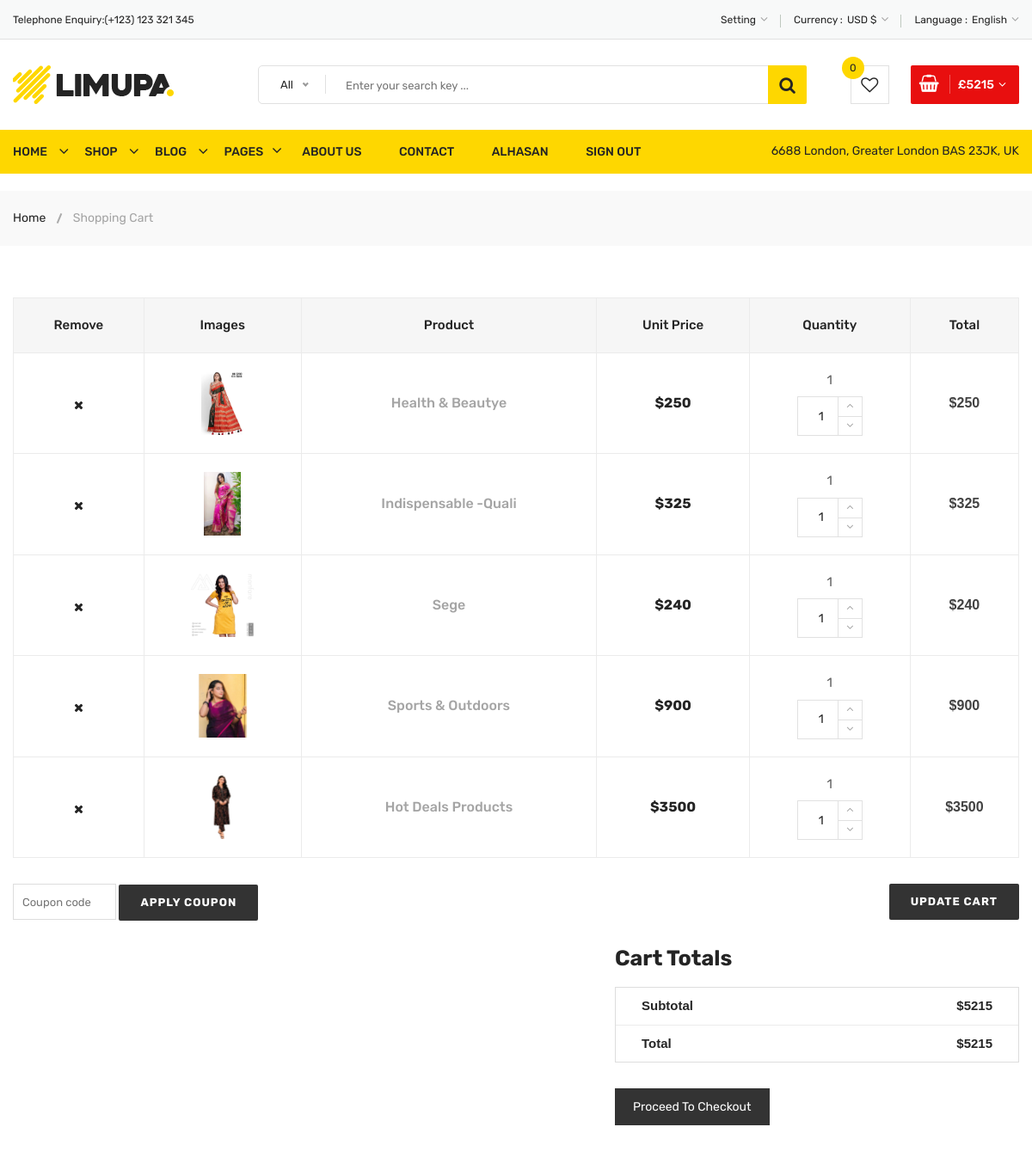
The app's page /shopping_cart (signed in, upper part), older data.
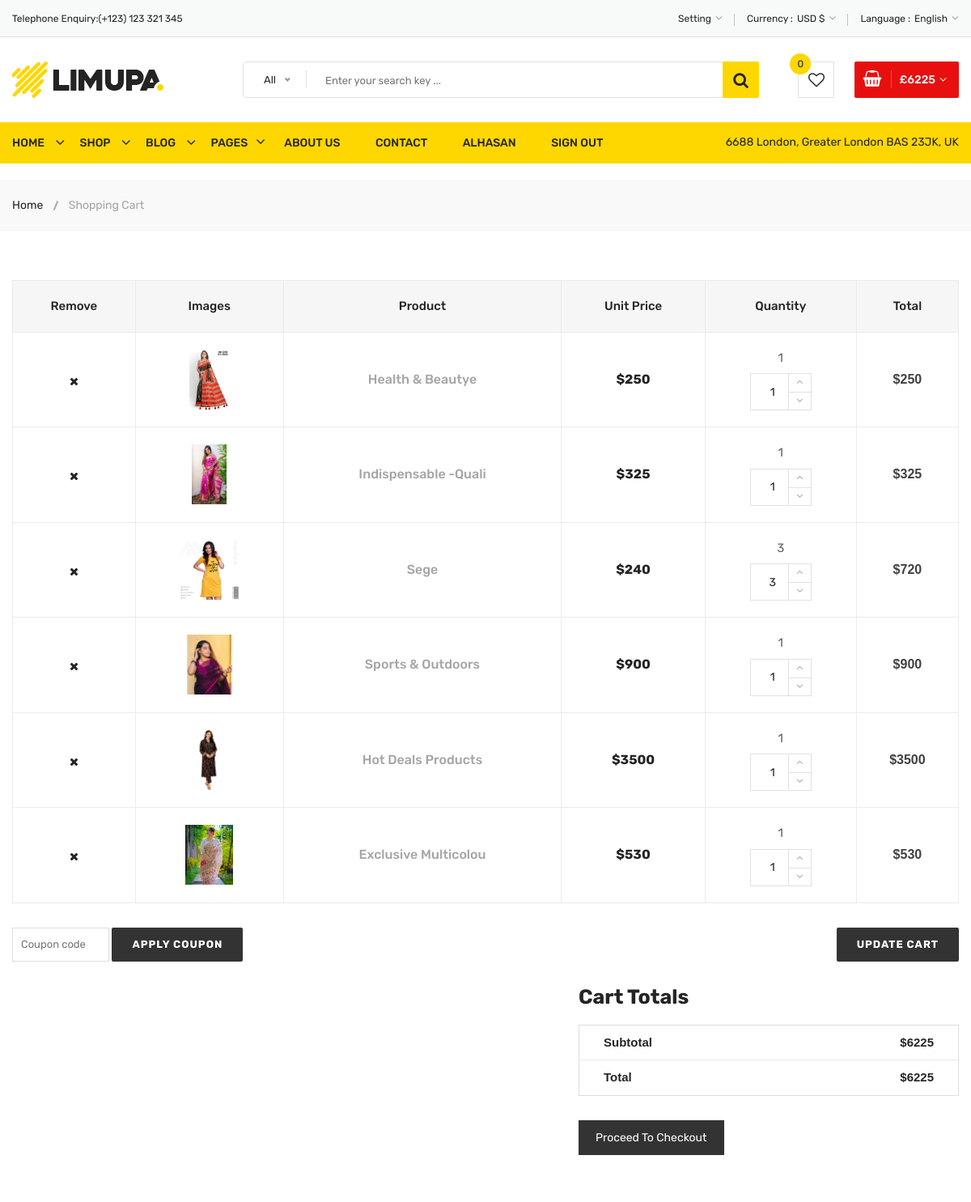
The same page, newer data.
### products/models.py (models this page shows, shortened)
class card(models.Model):
    user = models.ForeignKey(User,on_delete=models.CASCADE)
    product = models.ForeignKey(product_all,on_delete=models.CASCADE)
    quantity = models.PositiveIntegerField(default=1)

class product_all(models.Model):
    name = models.CharField(max_length=20)
    image = models.ImageField(upload_to='product_picture/')
    old_price = models.PositiveIntegerField()
    new_price = models.PositiveIntegerField()
    description = models.TextField(max_length=250)
    category = models.ForeignKey(category, on_delete=models.CASCADE)
    quantity = models.PositiveIntegerField()

### home/views.py (the view)
# urls.py: path('shopping_cart',shopping_cart,name='shopping_cart'),
def shopping_cart(request):
    user = request.user
    if user.is_authenticated:
        all_cart = card.objects.filter(user=user)
        total =0
        for i in all_cart:
            subtotal = i.product.new_price*i.quantity
            total+=subtotal
    return render(request,'home/shopping-cart.html',locals())

### templates/home/shopping-cart.html (shortened to what the changed rows need)
{% extends './base.html' %}
{% load static %}
{% block body %}
        <div class="body-wrapper">
            <div class="Shopping-cart-area pt-60 pb-60">
                <div class="container">
                    <div class="row">
                        <div class="col-12">
                            <form action="#">
                                <div class="table-content table-responsive">
                                    <table class="table">
                                        <thead>
                                            <tr>
                                                <th class="li-product-remove">remove</th>
                                                <th class="li-product-thumbnail">images</th>
                                                <th class="cart-product-name">Product</th>
                                                <th class="li-product-price">Unit Price</th>
                                                <th class="li-product-quantity">Quantity</th>
                                                <th class="li-product-subtotal">Total</th>
                                            </tr>
                                        </thead>
                                        <tbody>
                                            {% for i in all_cart %}
                                            <tr>
                                                <td class="li-product-remove"><a href="{% url 'remove_cart' i.id %}"><i class="fa fa-times"></i></a></td>
                                                <td class="li-product-thumbnail"><a href="#"><img style="max-height: 74px;" src="{{i.product.image.url}}"></a></td>
                                                <td class="li-product-name"><a href="#">{{i.product.name}}</a></td>
                                                <td class="li-product-price"><span class="amount">${{i.product.new_price}}</span></td>
                                                <td class="quantity">
                                                    <label>{{i.quantity}}</label>
                                                    <div class="cart-plus-minus">
                                                        <input class="cart-plus-minus-box" value="{{i.quantity}}" type="text">
                                                        <div class="dec qtybutton"><a href="{% url 'inc_qtybutton' i.id %}"><i class="fa fa-angle-down"></i></a></div>
                                                        <div class="inc qtybutton"><a href="{% url 'dec_qtybutton' i.id %}"><i class="fa fa-angle-up"></i></a></div>
                                                    </div>
                                                </td>
                                                <td class="product-subtotal"><span class="amount">${% widthratio i.product.new_price 1 i.quantity %}</span></td>
                                            </tr>
                                            {% endfor %}
                                        </tbody>
                                    </table>
                                </div>
                                <div class="row">
                                    <div class="col-md-5 ml-auto">
                                        <div class="cart-page-total">
                                            <h2>Cart totals</h2>
                                            <ul>
                                                <li>Subtotal <span>${{total}}</span></li>
                                                <li>Total <span>${{total}}</span></li>
                                            </ul>
                                        </div>
                                    </div>
                                </div>
                            </form>
                        </div>
                    </div>
                </div>
            </div>
        </div>
{% endblock %}

### templates/home/base.html (shortened to what the changed rows need)
<!doctype html>
{% load static %}
<html class="no-js" lang="zxx">
<head>
    <link rel="stylesheet" href="{% static 'css/material-design-iconic-font.min.css' %}">
    <link rel="stylesheet" href="{% static 'css/font-awesome.min.css' %}">
    <link rel="stylesheet" href="{% static 'css/fontawesome-stars.css' %}">
    <link rel="stylesheet" href="{% static 'css/meanmenu.css' %}">
    <link rel="stylesheet" href="{% static 'css/owl.carousel.min.css' %}">
    <link rel="stylesheet" href="{% static 'css/slick.css' %}">
    <link rel="stylesheet" href="{% static 'css/animate.css' %}">
    <link rel="stylesheet" href="{% static 'css/jquery-ui.min.css' %}">
    <link rel="stylesheet" href="{% static 'css/venobox.css' %}">
    <link rel="stylesheet" href="{% static 'css/nice-select.css' %}">
    <link rel="stylesheet" href="{% static 'css/magnific-popup.css' %}">
    <link rel="stylesheet" href="{% static 'css/bootstrap.min.css' %}">
    <link rel="stylesheet" href="{% static 'css/helper.css' %}">
    <link rel="stylesheet" href="{% static 'css/alcs.css' %}">
    <link rel="stylesheet" href="{% static 'css/responsive.css' %}">
</head>
<body>
    <div class="body-wrapper">
        <header>
            <div class="header-middle pl-sm-0 pr-sm-0 pl-xs-0 pr-xs-0">
                <div class="container">
                    <div class="row">
                        <div class="col-lg-9 pl-0 ml-sm-15 ml-xs-15">
                            <div class="header-middle-right">
                                <ul class="hm-menu">
                                    <li class="hm-minicart">
                                        <div class="hm-minicart-trigger">
                                            <span class="item-text">£{{total}}
                                            </span>
                                        </div>
                                    </li>
                                </ul>
                            </div>
                        </div>
                    </div>
                </div>
            </div>
        </header>
        {% block body %}{% endblock %}
    </div>
</body>
</html>

Row changes from the older to the newer data that the page shows:
changed card "Sege": quantity "1" → "3"; product+quantity "240" → "720"
added card: product.image (picture), product.name "Exclusive Multicolou", product.new_price "530", quantity "1", product+quantity "530"
Text that changed along with them:
{{ total }}: "5215" → "6225"
